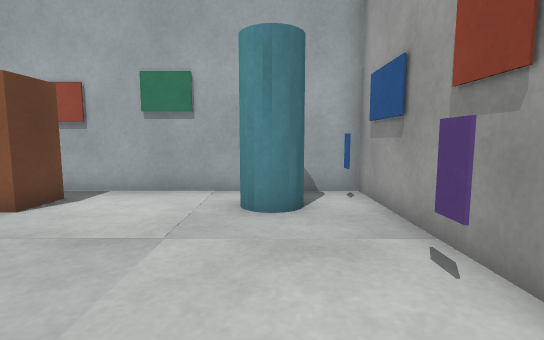
[1] (above)

16 first-person views from a walk through a robot-simulator world made for Gazebo. The camera is 0.69 m above the floor, tilts 6° down and sees 85° across. The floor is counted in squares, 0.5 m on a side. Each view is taken from the middle of a square. On the plan, view 1 faces up. The plan holds only what a view shows up to about 14 squares ahead; the rest is blank.

[2]
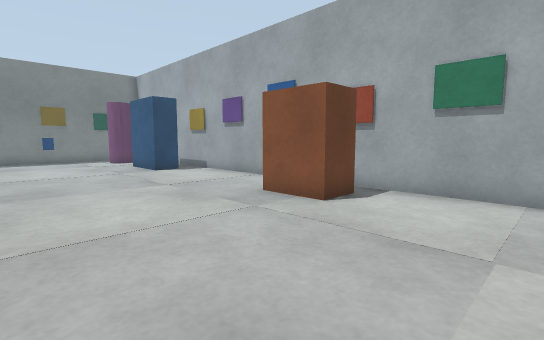

[3]
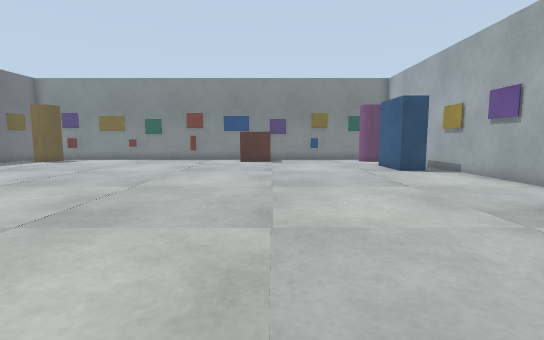

[4]
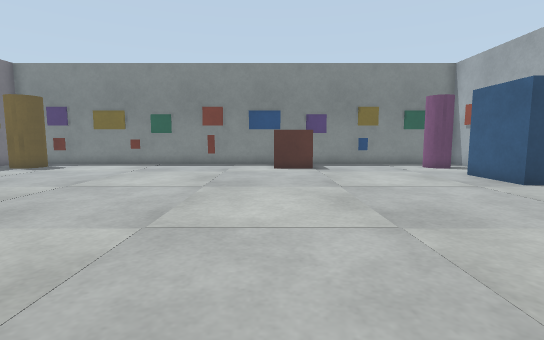

[5]
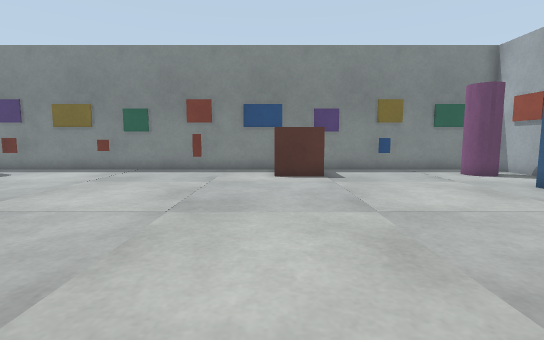

[6]
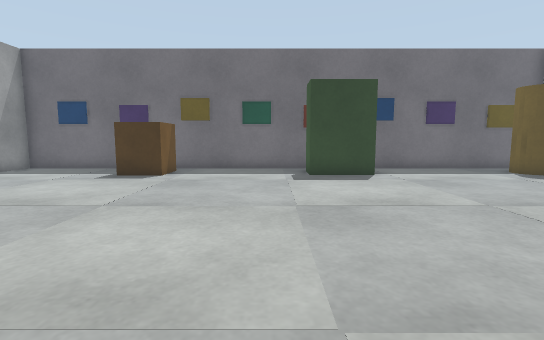

[7]
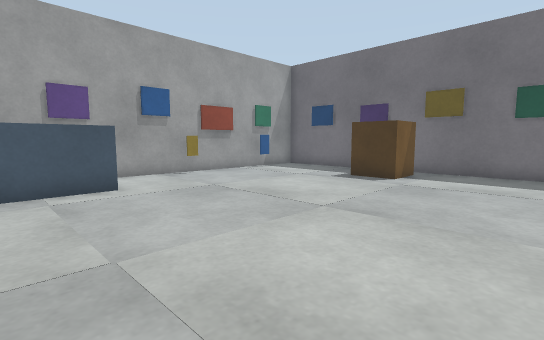

[8]
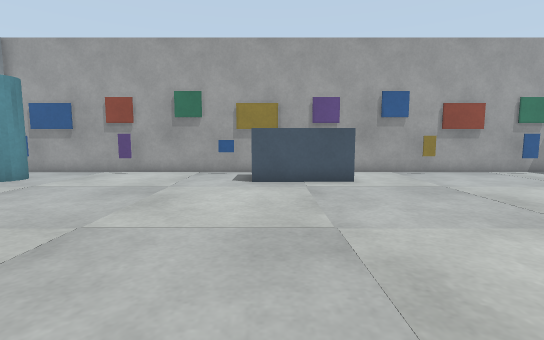

[9]
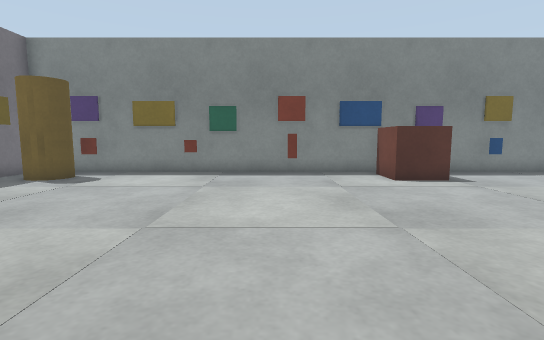

[10]
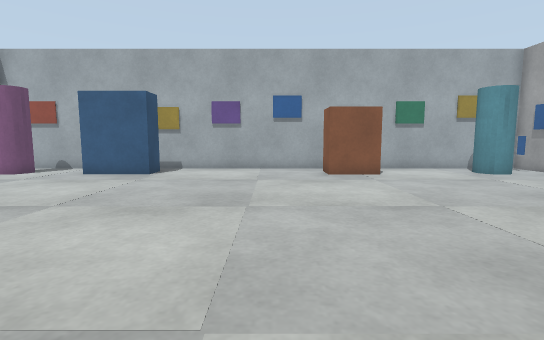

[11]
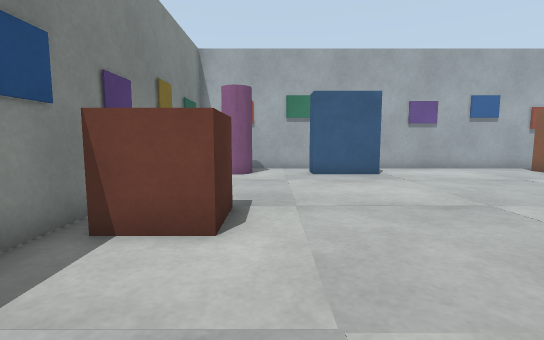

[12]
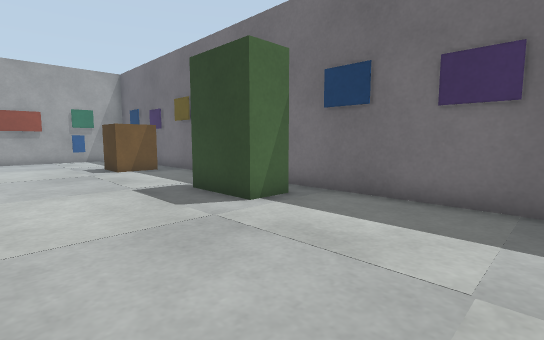

[13]
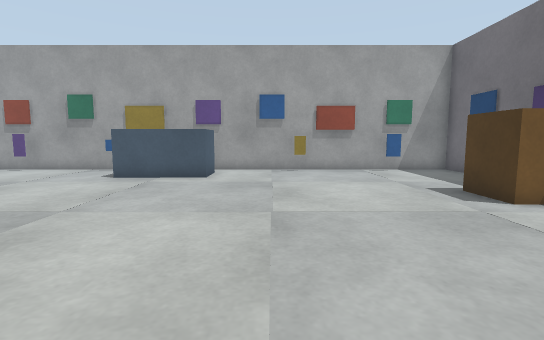

[14]
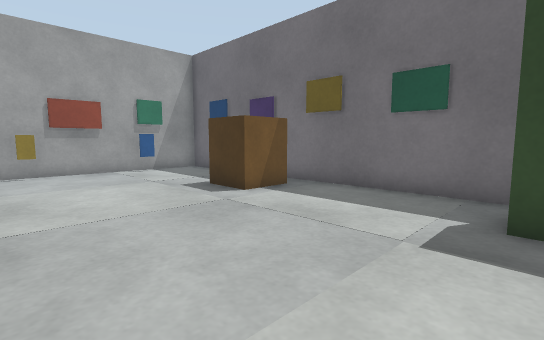

[15]
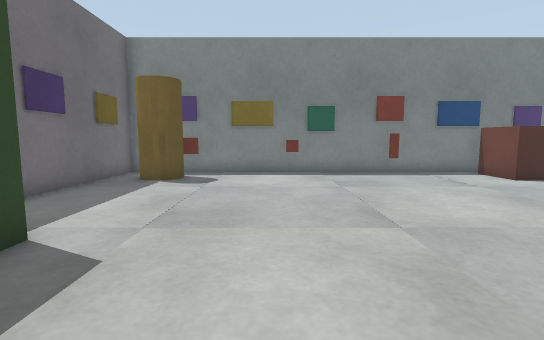

[16]
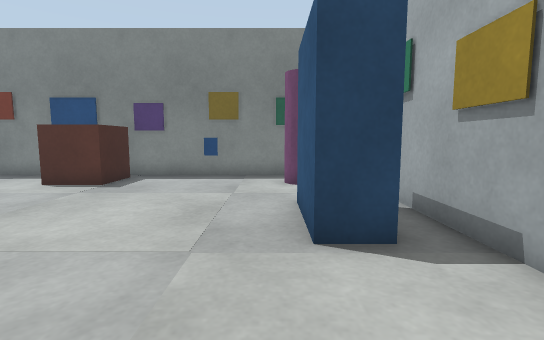

### Floor plan
Points are (right, up) in squares from view 1. A wall is a line through its corners. A room is listed if a view was taken in it or the views show most of it. See-through windows are left out.
Room 1 (views 1, 2, 3, 4, 5, 6, 7, 8, 9, 10, 11, 12, 13, 14, 15, 16)
walls: (-21.3, -15.8) (2.3, -15.8) (2.3, 7.8) (-21.3, 7.8) (-21.3, -15.8)
low walls: (-20.7, -8.9) (-20.7, -9.5); (1.7, -1.5) (1.7, -0.9); (1.7, -9.5) (1.7, -8.9); (-20.7, -12.9) (-20.7, -13.5); (1.7, -13.6) (1.7, -12.9); (1.7, 6.5) (1.7, 7)
objects: pillar (-20, -14) to (-19, -13); crate (-20, -2) to (-19, 0); pillar (-20, 6) to (-19, 6); blue box (-16, 6) to (-14, 6); cabinet (-13, -14) to (-11, -14); brown box (-7, 6) to (-5, 7); crate (-5, -14) to (-3, -13); blue box (0, -5) to (1, -3); pillar (0, 6) to (0, 7)

Positions as (right, up) in squares from view 1, and headings:
1: (0, 0), facing up
2: (-1, 0), facing up-left
3: (-1, 0), facing left
4: (-5, -2), facing left
5: (-8, -2), facing left
6: (-9, -2), facing down
7: (-9, -3), facing down-right
8: (-10, -3), facing right
9: (-9, -6), facing left
10: (-9, -6), facing up
11: (-18, -6), facing up
12: (-18, -9), facing down-right
13: (-11, -8), facing right
14: (-11, -8), facing down-right
15: (-9, -10), facing left
16: (-10, 5), facing left
